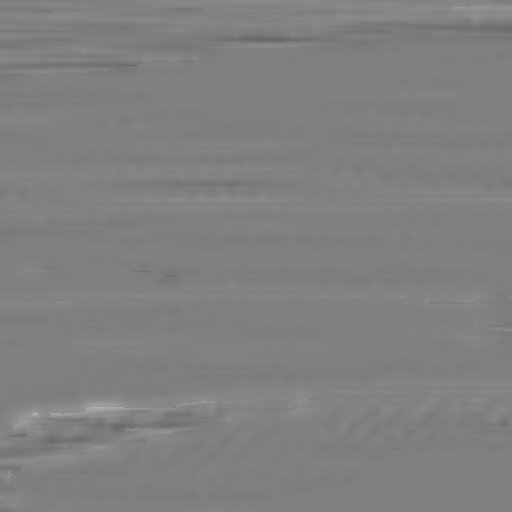
#> input picture data/relief/r128_01_16.jpg, 512 x 512 px; the run also reads 1 picture not shown here
$ python diff.py ../../data/relief/r128_01_16.jpg ../../data/relief/r128_01_22.jpg ../../data/relief/r128_01_22.jpg 1.0
#> lines starting #> are read from the running program, lines starting #| are printed output that depends on the picture; after the words box and inside, x2 and y2 are one past the last pixel; in counts of white or black regions, pixels touching at a corner belong together
#!/usr/bin/env python3
"""DomeForge diff: percent of pixels whose RGBA differs by more than 24 on any
channel (alpha included -- sprites are transparent outside the dome), plus a
heatmap and the largest single difference. Usage: diff.py ref.png port.png heat.png [gate%]"""
import sys
import numpy as np
from PIL import Image

ref, port, heat = sys.argv[1:4]
gate = float(sys.argv[4]) if len(sys.argv) > 4 else 1.0
a = np.asarray(Image.open(ref).convert('RGBA'), dtype=np.int16)
b = np.asarray(Image.open(port).convert('RGBA'), dtype=np.int16)
if a.shape != b.shape:
    print(f"SIZE MISMATCH ref{a.shape} port{b.shape}"); sys.exit(2)
d = np.abs(a - b).max(axis=2)
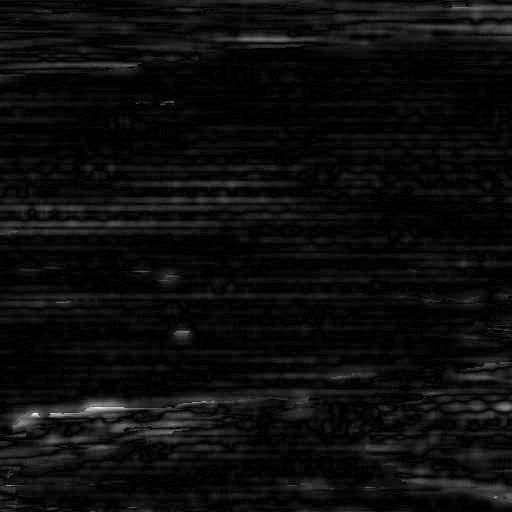
#> d: shape (512, 512) int16; min 0, max 54, mean 2.8; drawn with min black and max white
bad = d > 24
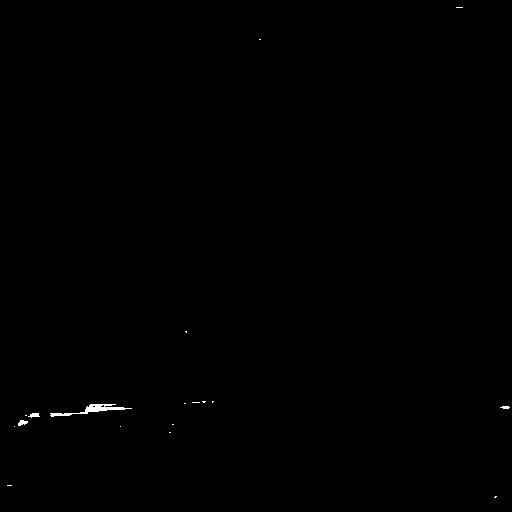
#> bad: shape (512, 512) bool; 0.17% white; 18 white regions (14 under 20 px), largest, box (x1, y1, x2, y2) and area: (50, 404, 132, 417) 308, (18, 420, 28, 426) 39, (28, 413, 40, 418) 38, (500, 406, 510, 409) 23
n = int(bad.sum()); h, w = d.shape
#> after `n = int(bad.sum())`: n = 456
#> after `h, w = d.shape`: h = 512; w = 512
out = np.empty((h, w, 3), dtype=np.uint8)
g = np.clip(20 + d * 4, 0, 255).astype(np.uint8)
out[..., 0] = g; out[..., 1] = g; out[..., 2] = g
#> after `out[..., 0] = g`:
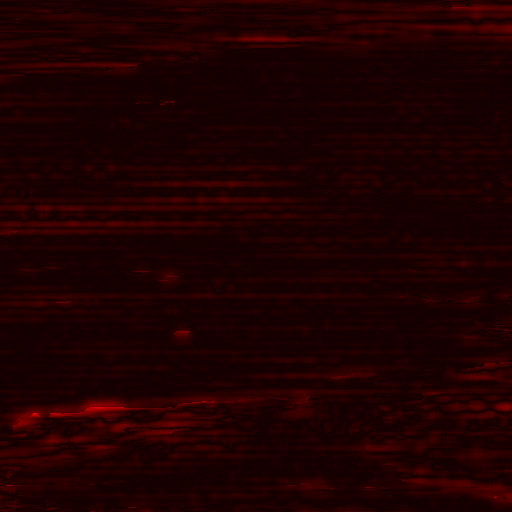
#> out: shape (512, 512, 3); mean of channels 0, 1, 2 31, 0, 0; drawn as R, G, B
#> after `out[..., 1] = g`:
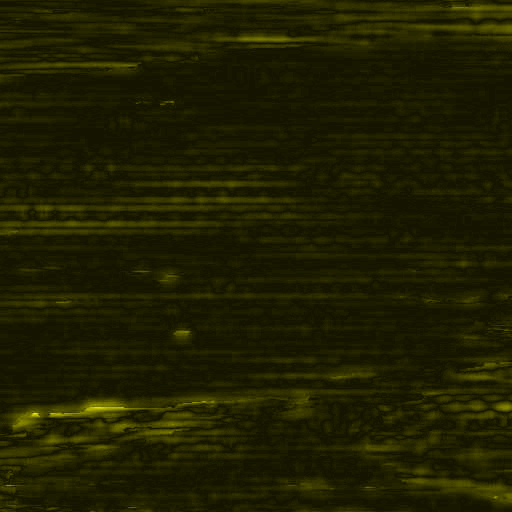
#> out: shape (512, 512, 3); mean of channels 0, 1, 2 31, 31, 0; drawn as R, G, B
out[bad] = (255, 60, 0)
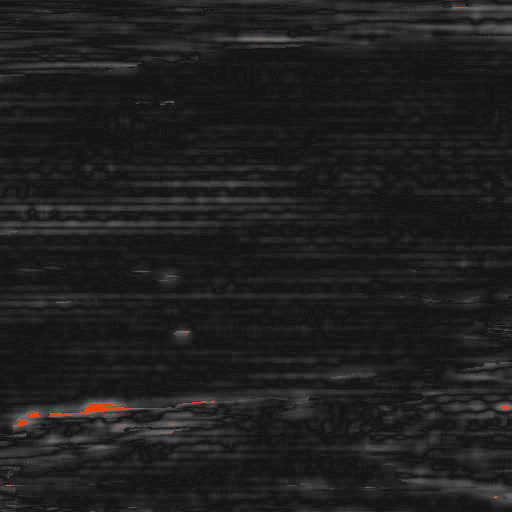
#> out: shape (512, 512, 3); mean of channels 0, 1, 2 31.2, 30.9, 30.8; drawn as R, G, B
Image.fromarray(out).save(heat)
pct = 100.0 * n / (w * h)
#> pct = 0.174
exact = 100.0 * (d == 0).sum() / (w * h)
#> exact = 18.09
print(f"differing pixels: {n} / {w*h} = {pct:.3f}%  (exact match {exact:.1f}%, max diff {int(d.max())})  heatmap -> {heat}")
#| differing pixels: 456 / 262144 = 0.174%  (exact match 18.1%, max diff 54)  heatmap -> ../../data/relief/r128_01_22.jpg
sys.exit(0 if pct < gate else 1)
#> (the program exits here)
